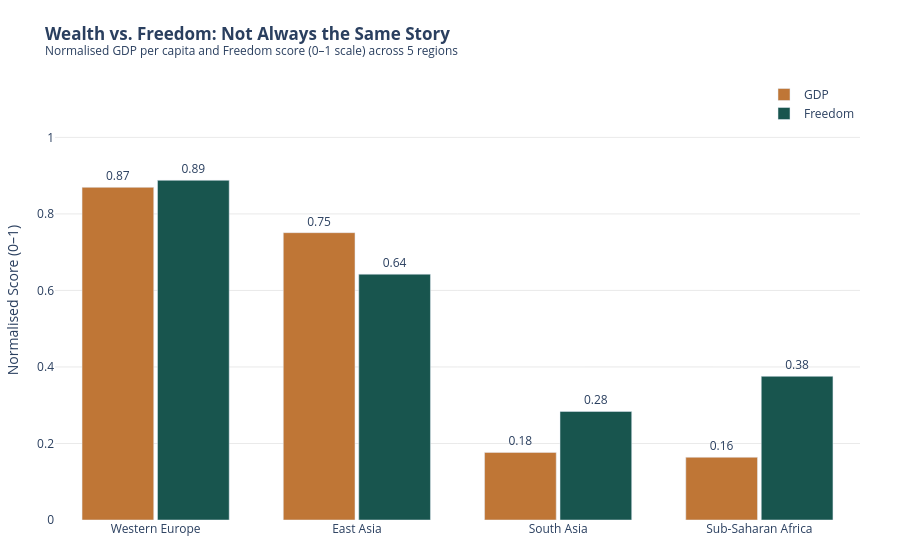

The cell this chart's notebook holds for it:
### Markdown cell above
---
## Done? Stretch Goal

If you finish both tasks with time to spare, try this:

**Task 3 (stretch):** Build a **grouped bar chart** comparing 2 sub-factors (e.g. `GDP_per_capita` and `Freedom`) across the 5 most populated regions. Use colour meaningfully and write an insight title.

Regions to include: `'Western Europe'`, `'Latin America'`, `'East Asia'`, `'Sub-Saharan Africa'`, `'South Asia'`

### Code cell
from sklearn.preprocessing import MinMaxScaler

scaler = MinMaxScaler()
df[['GDP', 'Freedom']] = scaler.fit_transform(df[['GDP', 'Freedom']])

region_factors = (
    df[df['Region'].isin(regions)]
    .groupby('Region')[['GDP', 'Freedom']]
    .mean()
    .reset_index()
)

region_long = region_factors.melt(
    id_vars='Region',
    value_vars=['GDP', 'Freedom'],
    var_name='Factor',
    value_name='Score'
)

region_order = (region_factors.sort_values('GDP', ascending=False)['Region'].tolist())

fig = px.bar(
    region_long,
    x='Region',
    y='Score',
    color='Factor',
    barmode='group',
    text='Score',
    title='<b>Wealth vs. Freedom: Not Always the Same Story</b><br><sup>Normalised GDP per capita and Freedom score (0–1 scale) across 5 regions</sup>',
    labels={'Score': 'Normalised Score (0–1)', 'Factor': ''},
    color_discrete_map={
        'GDP':'#BF7636',
        'Freedom': '#18554E',
    },
    category_orders={'Region': region_order},
)

fig.update_traces(
    texttemplate='%{text:.2f}',
    textposition='outside',
)

fig.update_layout(
    plot_bgcolor='white',
    xaxis=dict(title=None),
    yaxis=dict(
        title='Normalised Score (0–1)',
    range=[0, 1.15],  
        showgrid=True,
        gridcolor='lightgrey',
        gridwidth=0.5,
    ),
    legend=dict(
        title=None,
        x=1,
        y=1,
        xanchor='right',
        yanchor='top',
    ),
    bargap=0.25,
    bargroupgap=0.05,
    margin=dict(l=20, r=40, t=80, b=40),
)

fig.show()

### Figure 1 — Plotly figure (JSON) as saved in the notebook; plotly's stock layout.template omitted (floating-point values rounded to 4 significant figures)
{"data": [{"alignmentgroup": "True", "hovertemplate": "=GDP<br>Region=%{x}<br>Normalised Score (0–1)=%{text}<extra></extra>", "legendgroup": "GDP", "marker": {"color": "#BF7636", "pattern": {"shape": ""}}, "name": "GDP", "offsetgroup": "GDP", "orientation": "v", "showlegend": true, "text": [0.751, 0.1767, 0.1639, 0.8694], "textposition": "outside", "texttemplate": "%{text:.2f}", "type": "bar", "x": ["East Asia", "South Asia", "Sub-Saharan Africa", "Western Europe"], "xaxis": "x", "y": [0.751, 0.1767, 0.1639, 0.8694], "yaxis": "y"}, {"alignmentgroup": "True", "hovertemplate": "=Freedom<br>Region=%{x}<br>Normalised Score (0–1)=%{text}<extra></extra>", "legendgroup": "Freedom", "marker": {"color": "#18554E", "pattern": {"shape": ""}}, "name": "Freedom", "offsetgroup": "Freedom", "orientation": "v", "showlegend": true, "text": [0.6425, 0.2837, 0.3755, 0.8879], "textposition": "outside", "texttemplate": "%{text:.2f}", "type": "bar", "x": ["East Asia", "South Asia", "Sub-Saharan Africa", "Western Europe"], "xaxis": "x", "y": [0.6425, 0.2837, 0.3755, 0.8879], "yaxis": "y"}], "layout": {"bargap": 0.25, "bargroupgap": 0.05, "barmode": "group", "legend": {"title": {}, "tracegroupgap": 0, "x": 1, "xanchor": "right", "y": 1, "yanchor": "top"}, "margin": {"b": 40, "l": 20, "r": 40, "t": 80}, "plot_bgcolor": "white", "title": {"text": "<b>Wealth vs. Freedom: Not Always the Same Story</b><br><sup>Normalised GDP per capita and Freedom score (0–1 scale) across 5 regions</sup>"}, "xaxis": {"anchor": "y", "categoryarray": ["Western Europe", "East Asia", "South Asia", "Sub-Saharan Africa"], "categoryorder": "array", "domain": [0, 1], "title": {}}, "yaxis": {"anchor": "x", "domain": [0, 1], "gridcolor": "lightgrey", "gridwidth": 0.5, "range": [0, 1.15], "showgrid": true, "title": {"text": "Normalised Score (0–1)"}}}}
